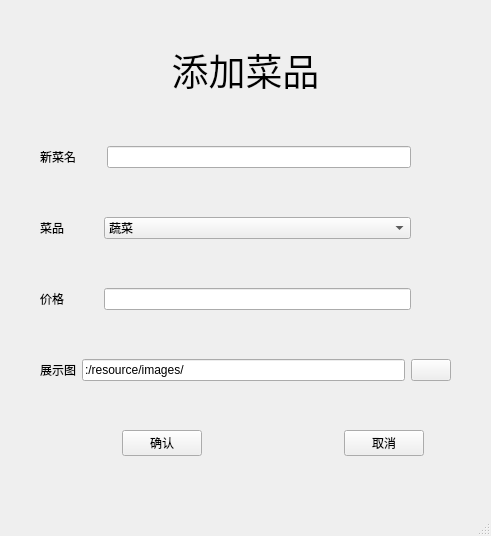
<?xml version="1.0" encoding="UTF-8"?>
<ui version="4.0">
 <class>FoodManagement</class>
 <widget class="QMainWindow" name="FoodManagement">
  <property name="geometry">
   <rect>
    <x>0</x>
    <y>0</y>
    <width>491</width>
    <height>536</height>
   </rect>
  </property>
  <property name="windowTitle">
   <string>MainWindow</string>
  </property>
  <widget class="QWidget" name="centralwidget">
   <widget class="QWidget" name="layoutWidget">
    <property name="geometry">
     <rect>
      <x>40</x>
      <y>0</y>
      <width>411</width>
      <height>501</height>
     </rect>
    </property>
    <layout class="QVBoxLayout" name="verticalLayout">
     <item>
      <widget class="QLabel" name="label">
       <property name="sizePolicy">
        <sizepolicy hsizetype="Preferred" vsizetype="Fixed">
         <horstretch>0</horstretch>
         <verstretch>0</verstretch>
        </sizepolicy>
       </property>
       <property name="font">
        <font>
         <pointsize>28</pointsize>
        </font>
       </property>
       <property name="text">
        <string>添加菜品</string>
       </property>
       <property name="alignment">
        <set>Qt::AlignmentFlag::AlignCenter</set>
       </property>
      </widget>
     </item>
     <item>
      <layout class="QHBoxLayout" name="horizontalLayout" stretch="4,20,0">
       <item>
        <widget class="QLabel" name="label_2">
         <property name="text">
          <string>新菜名</string>
         </property>
        </widget>
       </item>
       <item>
        <widget class="QLineEdit" name="lineEdit_name"/>
       </item>
       <item>
        <spacer name="horizontalSpacer">
         <property name="orientation">
          <enum>Qt::Orientation::Horizontal</enum>
         </property>
         <property name="sizeHint" stdset="0">
          <size>
           <width>40</width>
           <height>20</height>
          </size>
         </property>
        </spacer>
       </item>
      </layout>
     </item>
     <item>
      <layout class="QHBoxLayout" name="horizontalLayout_2" stretch="2,1,16,0">
       <item>
        <widget class="QLabel" name="label_3">
         <property name="text">
          <string>菜品</string>
         </property>
        </widget>
       </item>
       <item>
        <spacer name="horizontalSpacer_3">
         <property name="orientation">
          <enum>Qt::Orientation::Horizontal</enum>
         </property>
         <property name="sizeHint" stdset="0">
          <size>
           <width>40</width>
           <height>20</height>
          </size>
         </property>
        </spacer>
       </item>
       <item>
        <widget class="QComboBox" name="comboBox_kind">
         <item>
          <property name="text">
           <string>蔬菜</string>
          </property>
         </item>
         <item>
          <property name="text">
           <string>肉食</string>
          </property>
         </item>
         <item>
          <property name="text">
           <string>水产</string>
          </property>
         </item>
         <item>
          <property name="text">
           <string>豆制品</string>
          </property>
         </item>
         <item>
          <property name="text">
           <string>主食</string>
          </property>
         </item>
         <item>
          <property name="text">
           <string>汤</string>
          </property>
         </item>
         <item>
          <property name="text">
           <string>水果</string>
          </property>
         </item>
         <item>
          <property name="text">
           <string>酒水</string>
          </property>
         </item>
        </widget>
       </item>
       <item>
        <spacer name="horizontalSpacer_4">
         <property name="orientation">
          <enum>Qt::Orientation::Horizontal</enum>
         </property>
         <property name="sizeHint" stdset="0">
          <size>
           <width>40</width>
           <height>20</height>
          </size>
         </property>
        </spacer>
       </item>
      </layout>
     </item>
     <item>
      <layout class="QHBoxLayout" name="horizontalLayout_3" stretch="2,1,16,0">
       <item>
        <widget class="QLabel" name="label_4">
         <property name="text">
          <string>价格</string>
         </property>
        </widget>
       </item>
       <item>
        <spacer name="horizontalSpacer_2">
         <property name="orientation">
          <enum>Qt::Orientation::Horizontal</enum>
         </property>
         <property name="sizeHint" stdset="0">
          <size>
           <width>40</width>
           <height>20</height>
          </size>
         </property>
        </spacer>
       </item>
       <item>
        <widget class="QLineEdit" name="lineEdit_price"/>
       </item>
       <item>
        <spacer name="horizontalSpacer_5">
         <property name="orientation">
          <enum>Qt::Orientation::Horizontal</enum>
         </property>
         <property name="sizeHint" stdset="0">
          <size>
           <width>40</width>
           <height>20</height>
          </size>
         </property>
        </spacer>
       </item>
      </layout>
     </item>
     <item>
      <layout class="QHBoxLayout" name="horizontalLayout_5" stretch="0,0,0">
       <item>
        <widget class="QLabel" name="label_5">
         <property name="text">
          <string>展示图</string>
         </property>
        </widget>
       </item>
       <item>
        <widget class="QLineEdit" name="lineEdit_imgPath">
         <property name="text">
          <string>:/resource/images/</string>
         </property>
         <property name="dragEnabled">
          <bool>false</bool>
         </property>
        </widget>
       </item>
       <item>
        <widget class="QPushButton" name="pBtn_imgPath">
         <property name="text">
          <string/>
         </property>
         <property name="icon">
          <iconset theme="QIcon::ThemeIcon::DocumentOpen"/>
         </property>
        </widget>
       </item>
      </layout>
     </item>
     <item>
      <layout class="QHBoxLayout" name="horizontalLayout_4" stretch="3,1,5,1,1">
       <item>
        <spacer name="horizontalSpacer_8">
         <property name="orientation">
          <enum>Qt::Orientation::Horizontal</enum>
         </property>
         <property name="sizeHint" stdset="0">
          <size>
           <width>40</width>
           <height>20</height>
          </size>
         </property>
        </spacer>
       </item>
       <item>
        <widget class="QPushButton" name="pBtn_enter">
         <property name="text">
          <string>确认</string>
         </property>
        </widget>
       </item>
       <item>
        <spacer name="horizontalSpacer_7">
         <property name="orientation">
          <enum>Qt::Orientation::Horizontal</enum>
         </property>
         <property name="sizeHint" stdset="0">
          <size>
           <width>40</width>
           <height>20</height>
          </size>
         </property>
        </spacer>
       </item>
       <item>
        <widget class="QPushButton" name="pBtn_cancel">
         <property name="text">
          <string>取消</string>
         </property>
        </widget>
       </item>
       <item>
        <spacer name="horizontalSpacer_9">
         <property name="orientation">
          <enum>Qt::Orientation::Horizontal</enum>
         </property>
         <property name="sizeHint" stdset="0">
          <size>
           <width>40</width>
           <height>20</height>
          </size>
         </property>
        </spacer>
       </item>
      </layout>
     </item>
    </layout>
   </widget>
  </widget>
  <widget class="QStatusBar" name="statusbar"/>
 </widget>
 <resources/>
 <connections/>
</ui>
